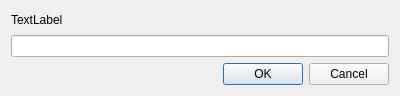
<?xml version="1.0" encoding="UTF-8"?>
<ui version="4.0">
 <class>CNamingDialog</class>
 <widget class="QDialog" name="CNamingDialog">
  <property name="geometry">
   <rect>
    <x>0</x>
    <y>0</y>
    <width>400</width>
    <height>96</height>
   </rect>
  </property>
  <property name="windowTitle">
   <string>Naming</string>
  </property>
  <property name="windowIcon">
   <iconset resource="resources.qrc">
    <normaloff>:/main/md</normaloff>:/main/md</iconset>
  </property>
  <layout class="QVBoxLayout" name="verticalLayout">
   <item>
    <widget class="QLabel" name="labelName">
     <property name="text">
      <string>TextLabel</string>
     </property>
    </widget>
   </item>
   <item>
    <widget class="QLineEdit" name="lineName"/>
   </item>
   <item>
    <widget class="QDialogButtonBox" name="buttonBox">
     <property name="orientation">
      <enum>Qt::Horizontal</enum>
     </property>
     <property name="standardButtons">
      <set>QDialogButtonBox::Cancel|QDialogButtonBox::Ok</set>
     </property>
    </widget>
   </item>
  </layout>
 </widget>
 <resources>
  <include location="resources.qrc"/>
 </resources>
 <connections>
  <connection>
   <sender>buttonBox</sender>
   <signal>accepted()</signal>
   <receiver>CNamingDialog</receiver>
   <slot>accept()</slot>
   <hints>
    <hint type="sourcelabel">
     <x>248</x>
     <y>254</y>
    </hint>
    <hint type="destinationlabel">
     <x>157</x>
     <y>274</y>
    </hint>
   </hints>
  </connection>
  <connection>
   <sender>buttonBox</sender>
   <signal>rejected()</signal>
   <receiver>CNamingDialog</receiver>
   <slot>reject()</slot>
   <hints>
    <hint type="sourcelabel">
     <x>316</x>
     <y>260</y>
    </hint>
    <hint type="destinationlabel">
     <x>286</x>
     <y>274</y>
    </hint>
   </hints>
  </connection>
 </connections>
</ui>
